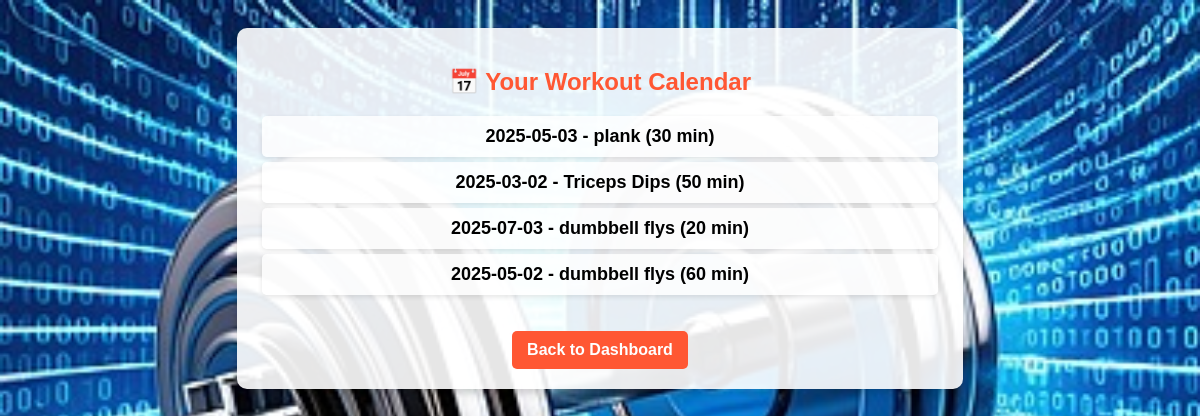
Page /calendar (signed in) on the committed database.
### app.py (models this page shows)
class Workout(db.Model):
    id = db.Column(db.Integer, primary_key=True)
    user_id = db.Column(db.Integer, nullable=False)
    date = db.Column(db.Date, nullable=False)
    exercise = db.Column(db.String(100), nullable=False)
    duration = db.Column(db.Integer, nullable=False)
    category = db.Column(db.String(50))  # This is the new column
    notes = db.Column(db.Text)

### app.py (the view)
@app.route('/calendar')
def workout_calendar():
    if 'user_id' not in session:
        return redirect(url_for('home'))
    workouts = Workout.query.filter_by(user_id=session['user_id']).all()
    return render_template('calendar.html', workouts=workouts)

### templates/calendar.html (shortened to what this page needs)
<!DOCTYPE html>
<html lang="en">
<head>
</head>
<body>
    <div class="container">
        <h2>📅 Your Workout Calendar</h2>
        <ul>
            {% for workout in workouts %}
                <li>{{ workout.date }} - {{ workout.exercise }} ({{ workout.duration }} min)</li>
            {% endfor %}
        </ul>
        <a href="{{ url_for('dashboard') }}">Back to Dashboard</a>
    </div>
</body>
</html>

### rows in the picture
Workout: date "2025-05-03", exercise "plank", duration "30"
Workout: date "2025-03-02", exercise "Triceps Dips", duration "50"
Workout: date "2025-07-03", exercise "dumbbell flys", duration "20"
Workout: date "2025-05-02", exercise "dumbbell flys", duration "60"
